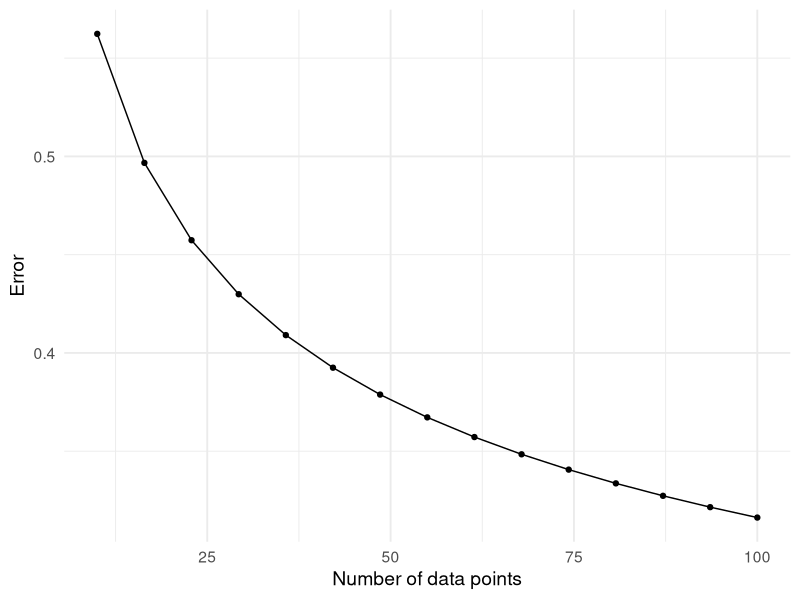
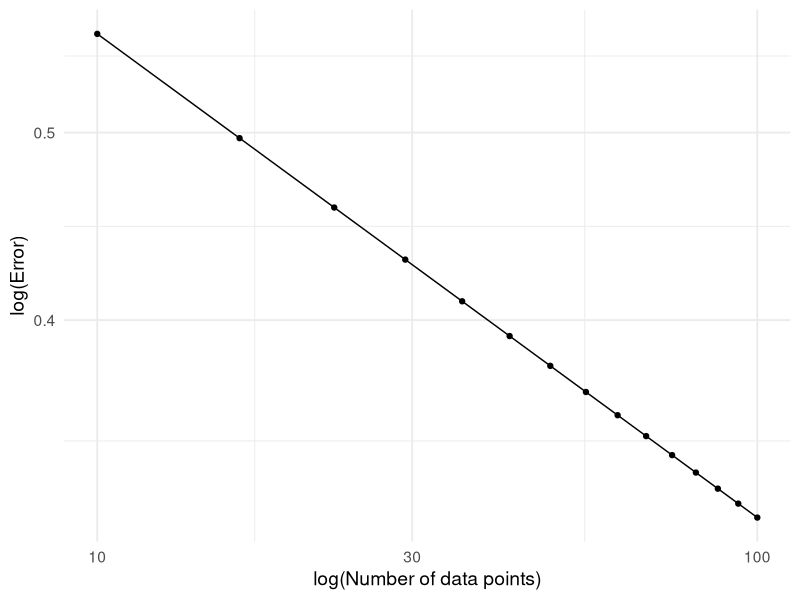
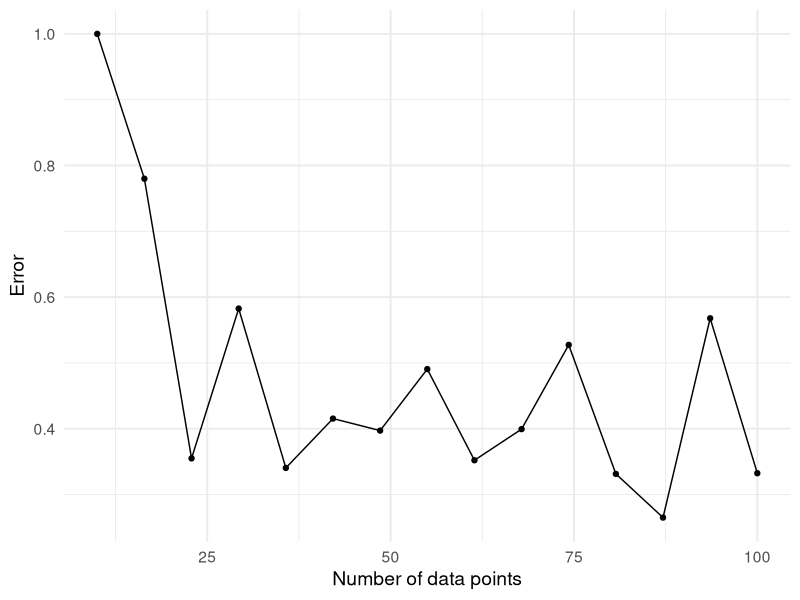
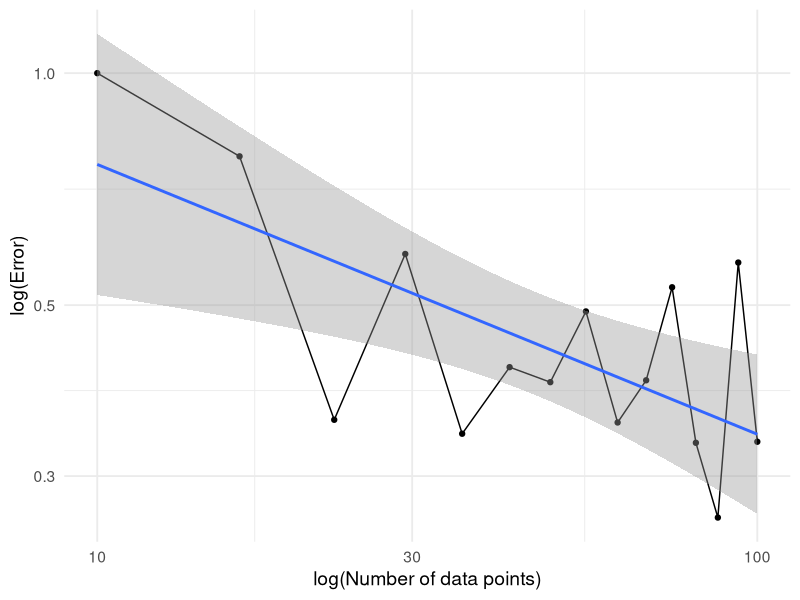

Here is the R script that generated these plots, in order:
## ---- chunk 1
library(ggplot2)

theme_set(theme_minimal(14))

n <- seq(10, 100, length.out = 15)
alpha <- 1/4

nice_error <- n^(-alpha)

ggplot() +
  aes(n, nice_error) +
  geom_line() +
  geom_point() +
  labs(
    x = "Number of data points",
    y = "Error"
  )
## ---- chunk 2
ggplot() +
  aes(n, nice_error) +
  geom_line() +
  geom_point() +
  scale_x_log10() +
  scale_y_log10() +
  labs(
    x = "log(Number of data points)",
    y = "log(Error)"
  )
## ---- chunk 3
library(patchwork)

set.seed(26)

error <- abs(rnorm(length(n), mean = n^(-alpha), sd = n^(-2 * alpha)))
error[1] <- 1

ggplot() +
  aes(n, error) +
  geom_line() +
  geom_point() +
  labs(
    x = "Number of data points",
    y = "Error"
  )
## ---- chunk 4
noisy_log_log <- ggplot() +
  aes(n, error) +
  geom_line() +
  geom_point() +
  geom_smooth(method = "lm") +
  scale_x_log10() +
  scale_y_log10() +
  labs(
    x = "log(Number of data points)",
    y = "log(Error)"
  )

noisy_log_log
